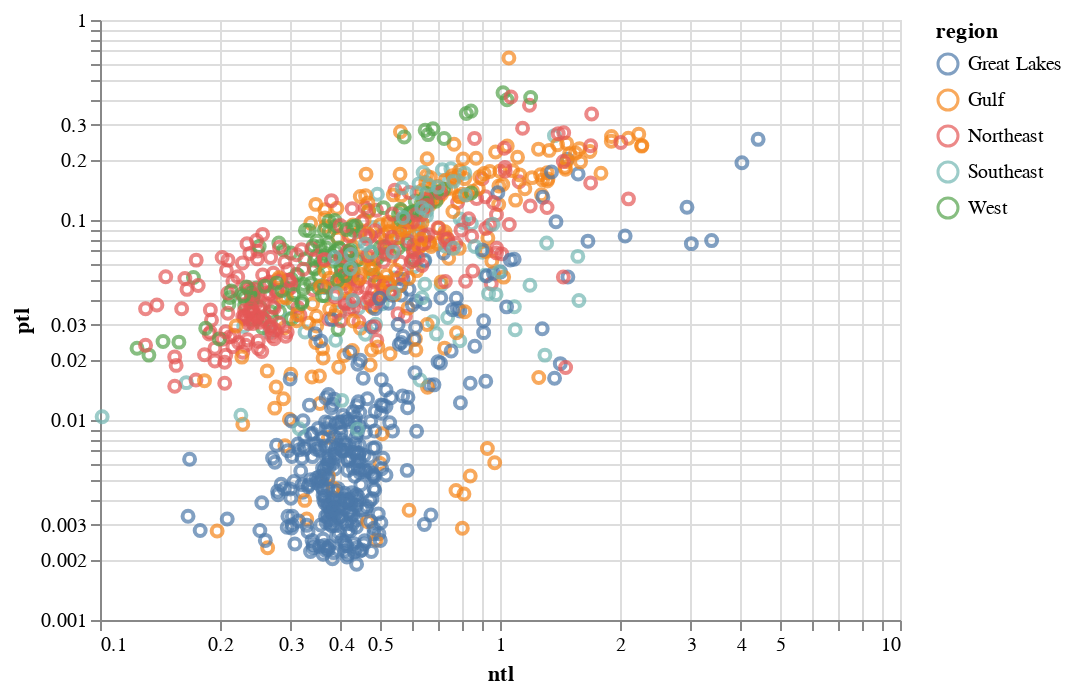

The cell this chart's notebook holds for it:
### Code cell
# relationship between total nitrogen and total phosphorus
alt.Chart(ncca).transform_filter(
    alt.FieldGTPredicate(field = 'ptl', gt = 0)
).transform_filter(
    alt.FieldGTPredicate(field = 'ntl', gt = 0)
).encode(
    x = alt.X('ntl', scale = alt.Scale(type = 'log')),
    y = alt.Y('ptl', scale = alt.Scale(type = 'log'))
).mark_point()

### Figure 1 — Vega-Lite specification as saved in the notebook (floating-point values rounded to 4 significant figures; data arrays with more than 128 entries replaced by an {"elided": "..."} marker saying what was removed)
{"config": {"view": {"continuousWidth": 400, "continuousHeight": 300}}, "data": {"name": "data-3e8250eb0b21998987445917afe856a9"}, "mark": "point", "encoding": {"color": {"type": "nominal", "field": "region"}, "x": {"type": "quantitative", "field": "ntl", "scale": {"type": "log"}}, "y": {"type": "quantitative", "field": "ptl", "scale": {"type": "log"}}}, "transform": [{"filter": {"field": "ptl", "gt": 0}}, {"filter": {"field": "ntl", "gt": 0}}], "$schema": "https://vega.github.io/schema/vega-lite/v4.8.1.json", "datasets": {"data-3e8250eb0b21998987445917afe856a9": {"elided": "1092 records"}}}
